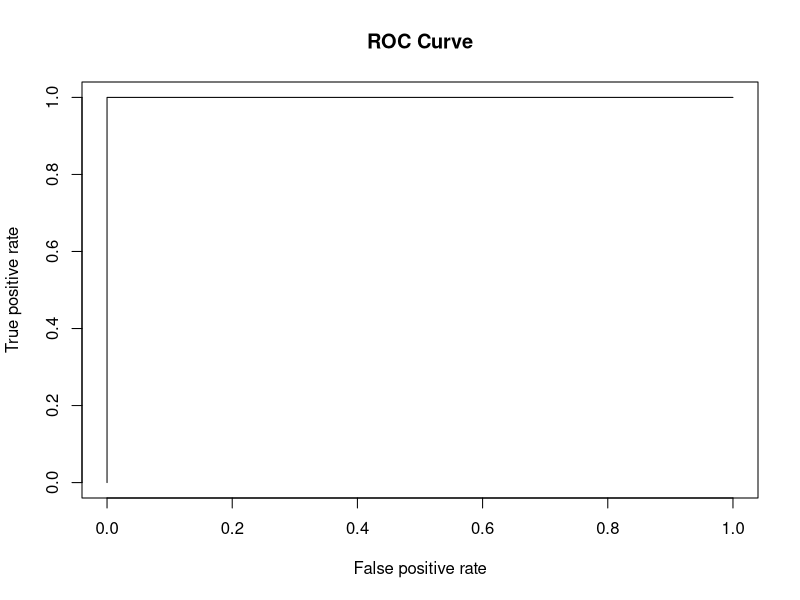
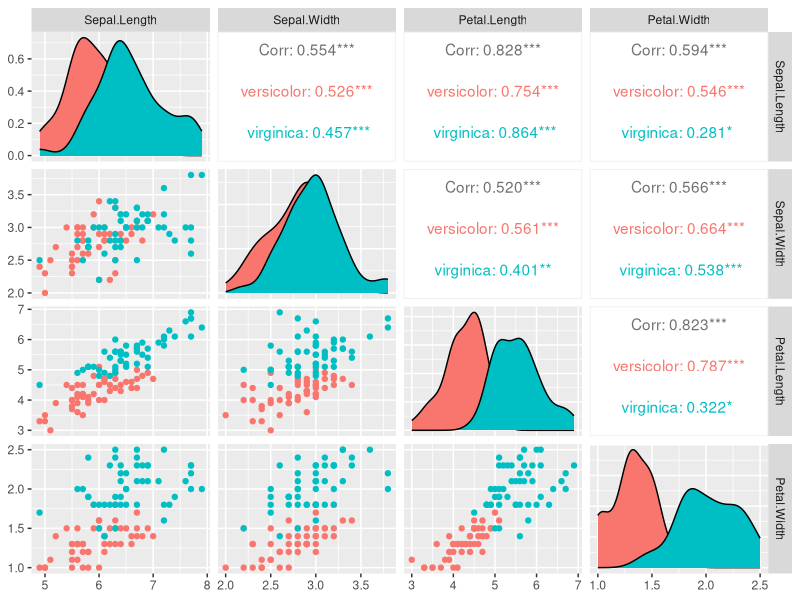

These figures' R source, in order:

library(randomForest)
library(ROCR)
library(mlbench) #常用机器学习数据集
# install.packages("GGally")
library(GGally)  #画图表示特征之间相关性

set.seed(1234)
head(iris)
df <- iris[iris$Species != "setosa",]
all_data <- df[,1:(ncol(df)-1)]
all_classes <- factor(df$Species)

#dividing data
n_samples <- nrow(all_data)
n_train <- floor(n_samples * 0.8)
indices <- sample(1:n_samples)
indices <- indices[1:n_train]

train_data <- all_data[indices,]
train_classes <- all_classes[indices]
validation_data <- all_data[-indices,]
validation_classes <- all_classes[-indices]

#train
rf_classifier <- randomForest(train_data,train_classes,trees=100)

# predict on validation set
predicted_classed <- predict(rf_classifier,validation_data)
print(validation_classes)
print(predicted_classed)

#用预测的类别和真实类别可构建一个混淆矩阵（confusion matrix）
position_class <- "versicolor"
#true position count(TP)
TP <- sum((predicted_classed == position_class) & (validation_classes == position_class))
# false positive count (FP)
FP <- sum((predicted_classed == position_class) & (validation_classes != position_class))
# false negative count (FN)
FN <- sum((predicted_classed != position_class) & (validation_classes == position_class))
# true negative count (TN)
TN <- sum((predicted_classed != position_class) & (validation_classes != position_class))

confusion <- matrix(c(TP,FP,FN,TN),nrow = 2,ncol = 2,byrow = TRUE)

colnames(confusion) <- c('TRUE versicolor','TRUE virginica')
rownames(confusion) <- c("predicted versicolor",'predicted virginica')

# 基于混淆矩阵计算accuracy、sensitivity、positive predicted value、specificity等评估指标
cat('accuracy =', (TP + TN)/(TP + TN + FP + FN), '\n')
cat('sensitivity =', TP/(TP + FN), '\n')
cat('positive predicted value =', TP/(TP + FP), '\n')
cat('specificity =', TN/(TN + FP), '\n')

# Plot ROC on validation set
predicted_probs <- predict(rf_classifier,validation_data,type = "prob") #type = 'prob'参数可计算每个类别的概率
head(predicted_probs)

validation_labels <- vector('integer',length(validation_classes)) ##
validation_labels[validation_classes == position_class] <- 1
validation_labels[validation_classes != position_class] <- 0
# 通过prediction函数，使用预测为正样本的概率和真实类别创建一个对象pred
pred <- prediction(predicted_probs[,position_class],validation_labels)

# 以假阳性率（false positive rate, fpr)为X轴, 真阳性率（true positive rate, tpr）为y轴绘制ROC曲线：
roc <- performance(pred,'tpr','fpr')
plot(roc,main='ROC Curve')



GGally::ggpairs(df,columns = 1:4,ggplot2::aes(color=Species))
